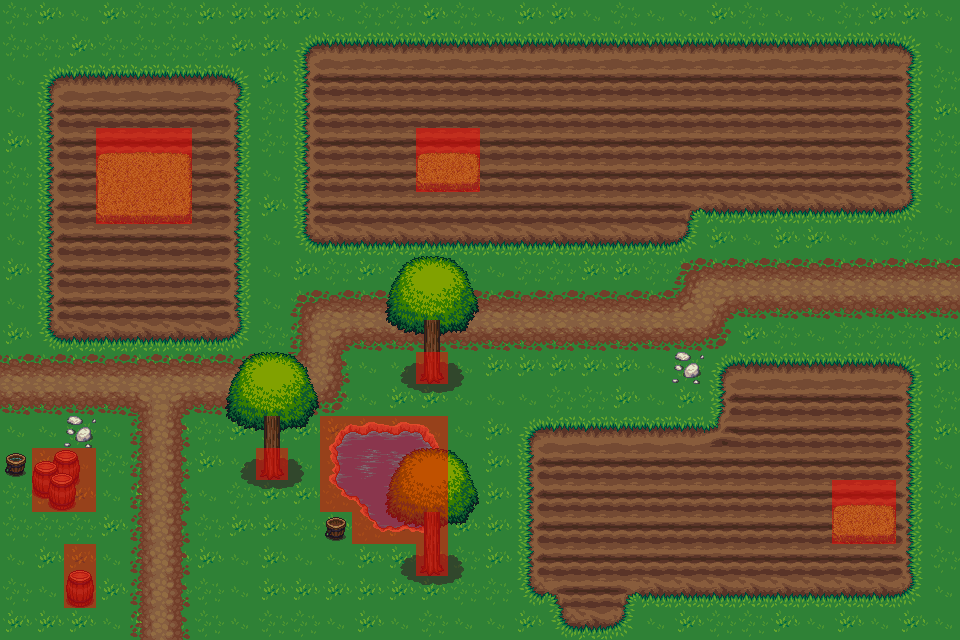

Rendered tile map (Tiled .tmx) drawn with the repository's tilesets; below, a short description and the map source with its tile grids summarised:
An orthogonal 30x20 tile map with 32x32 px tiles, 10 tile layers (Tile Layer 1, earth, grass, road, ...), 11 tilesets and 4 objects (3x monster_spawn, npc_spawn).

<map version="1.0" orientation="orthogonal" renderorder="right-down" width="30" height="20" tilewidth="32" tileheight="32" nextobjectid="7">
 <tileset firstgid="1" source="Terrain.tsx" />
 <tileset firstgid="1025" name="grass" tilewidth="32" tileheight="32" tilecount="18" columns="3">
  <image source="../LPC Base Assets/tiles/grass.png" width="96" height="192" />
 </tileset>
 <tileset firstgid="1043" name="house" tilewidth="32" tileheight="32" tilecount="63" columns="9">
  <image source="../LPC Base Assets/tiles/house.png" width="288" height="224" />
 </tileset>
 <tileset firstgid="1106" name="trunk" tilewidth="32" tileheight="32" tilecount="18" columns="6">
  <image source="../LPC Base Assets/tiles/trunk.png" width="192" height="96" />
 </tileset>
 <tileset firstgid="1124" name="treetop" tilewidth="32" tileheight="32" tilecount="42" columns="6">
  <image source="../LPC Base Assets/tiles/treetop.png" width="192" height="224" />
 </tileset>
 <tileset firstgid="1166" name="bridges" tilewidth="32" tileheight="32" tilecount="42" columns="6">
  <image source="../LPC Base Assets/tiles/bridges.png" width="192" height="224" />
 </tileset>
 <tileset firstgid="1208" name="signs" tilewidth="32" tileheight="32" tilecount="6" columns="3">
  <image source="../LPC Base Assets/tiles/signs.png" width="96" height="64" />
 </tileset>
 <tileset firstgid="1214" name="rock" tilewidth="32" tileheight="32" tilecount="2" columns="2">
  <image source="../LPC Base Assets/tiles/rock.png" width="64" height="32" />
 </tileset>
 <tileset firstgid="1216" name="barrel" tilewidth="32" tileheight="32" tilecount="8" columns="4">
  <image source="../LPC Base Assets/tiles/barrel.png" width="128" height="64" />
 </tileset>
 <tileset firstgid="1224" name="buckets" tilewidth="32" tileheight="32" tilecount="6" columns="3">
  <image source="../LPC Base Assets/tiles/buckets.png" width="96" height="64" />
 </tileset>
 <tileset firstgid="1230" name="metatiles" tilewidth="32" tileheight="32" tilecount="4" columns="2">
  <image source="../metatiles.png" width="64" height="64" />
 </tileset>
 <layer name="Tile Layer 1" width="30" height="20">
  <data>[600 cells, 600 non-empty, 3 distinct tile ids]</data>
 </layer>
 <layer name="earth" width="30" height="20">
  <data>[600 cells, 306 non-empty, 23 distinct tile ids]</data>
 </layer>
 <layer name="grass" width="30" height="20">
  <data>[600 cells, 17 non-empty, 9 distinct tile ids]</data>
 </layer>
 <layer name="road" width="30" height="20">
  <data>[600 cells, 80 non-empty, 9 distinct tile ids]</data>
 </layer>
 <layer name="tree roots" width="30" height="20">
  <data>[600 cells, 19 non-empty, 7 distinct tile ids]</data>
 </layer>
 <layer name="camp" width="30" height="20">
  <data>[600 cells, 9 non-empty, 8 distinct tile ids]</data>
 </layer>
 <layer name="character" width="30" height="20">
  <data>[600 cells, 27 non-empty, 9 distinct tile ids]</data>
 </layer>
 <layer name="tree trunk" width="30" height="20">
  <data>[600 cells, 3 non-empty, 1 distinct tile ids]</data>
 </layer>
 <layer name="tree top" width="30" height="20">
  <data>[600 cells, 0 non-empty, 0 distinct tile ids]</data>
 </layer>
 <objectgroup name="spawns">
  <object id="1" name="pumpking" type="monster_spawn" x="576" y="96" width="32" height="32">
   <properties>
    <property name="max_spawn" type="int" value="1" />
    <property name="spawn_delay" type="float" value="15" />
   </properties>
  </object>
  <object id="2" name="pumpking" type="monster_spawn" x="736" y="512" width="32" height="32">
   <properties>
    <property name="max_spawn" type="int" value="1" />
    <property name="spawn_delay" type="float" value="15" />
   </properties>
  </object>
  <object id="3" name="pumpking" type="monster_spawn" x="128" y="96" width="32" height="32">
   <properties>
    <property name="max_spawn" type="int" value="1" />
    <property name="spawn_delay" type="float" value="15" />
   </properties>
  </object>
  <object id="6" name="trader" type="npc_spawn" x="64" y="512" width="32" height="32">
   <properties>
    <property name="max_spawn" type="int" value="1" />
    <property name="spawn_delay" type="float" value="5" />
   </properties>
  </object>
 </objectgroup>
 <layer name="blocked" width="30" height="20">
  <data>[600 cells, 41 non-empty, 1 distinct tile ids]</data>
 </layer>
</map>
